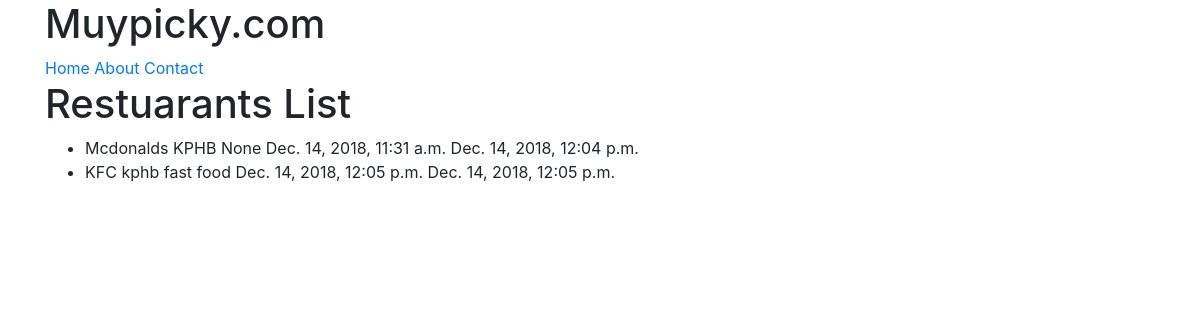
Screenshot of /restuarants/ with the database file from the repository.
### restuarants/models.py (models this page shows, shortened)
class RestuarantLocation(models.Model):
	name     		= models.CharField(max_length=120)
	location 		= models.CharField(max_length=120,null=True,blank=True)
	category 		= models.CharField(max_length=120,null=True,blank=True)
	timestamp 		= models.DateTimeField(auto_now_add = True)
	updated 		= models.DateTimeField(auto_now = True)
	my_date_field 	= models.DateTimeField(auto_now_add = False ,auto_now = False)

### restuarants/views.py (the view)
# urls.py: url(r'^restuarants/$',restuarants_listview ),
def restuarants_listview(request):
	template_name = 'restuarants/restuarants_list.html'
	queryset = RestuarantLocation.objects.all()
	context = {
		"object_list":queryset
	}
	return render(request,template_name,context)

### restuarants/templates/restuarants/restuarants_list.html (shortened to what this page needs)
{% extends "base.html" %}
{% block content%}
<h1>Restuarants List</h1>
<ul>
	{% for obj in object_list %}
	<li>{{ obj.name }} {{ obj.location }} {{ obj.category }} {{ obj.timestamp }} {{ obj.updated }}</li>
	{% endfor %}
</ul>
{% endblock content%}

### templates/base.html (shortened to what this page needs)
<!DOCTYPE html>
<html lang=en>
<head>
</head>
<body>
{% include 'snippets/css.html' %}
{% include 'snippets/nav.html' %}
<div class='container'>
{% block content %}{% endblock content %}
</div>
</body>
</html>

### templates/snippets/css.html (shortened to what this page needs)
<link rel="stylesheet" href="https://stackpath.bootstrapcdn.com/bootstrap/4.1.3/css/bootstrap.min.css">

### templates/snippets/nav.html
<div class='container'>
<h1>Muypicky.com</h1>
<a href="/">Home </a>
<a href="/about/">About</a>
<a href="/contact/">Contact</a>
</div>

### rows the page displays
RestuarantLocation: name "Mcdonalds", location "KPHB", category "None", timestamp "Dec. 14, 2018, 11:31 a.m.", updated "Dec. 14, 2018, 12:04 p.m."
RestuarantLocation: name "KFC", location "kphb", category "fast food", timestamp "Dec. 14, 2018, 12:05 p.m.", updated "Dec. 14, 2018, 12:05 p.m."
